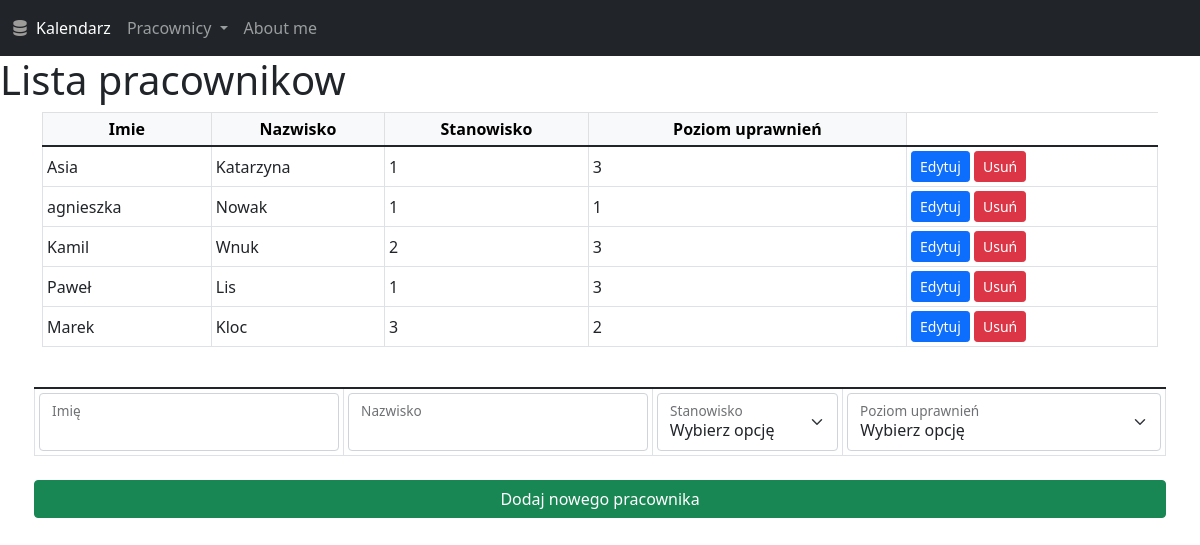
The page /workers on the database its author committed.
### app.py (models this page shows, shortened)
class Pracownicy(db.Model):
    __tablename__ = 'Pracownicy'
    id = db.Column(db.Integer, primary_key=True)
    imie = db.Column(db.String)
    nazwisko = db.Column(db.String)
    stanowisko = db.Column(db.String)
    uprawnienia = db.Column(db.Integer)

### app.py (the view, shortened to what this page needs)
@app.route('/workers', methods=['GET', 'POST'])
def workers():
    pracownicy = Pracownicy.query.all()
    print(request.method)
    return render_template('workers.html', data_output=pracownicy)

### templates/workers.html (shortened to what this page needs)
{% extends 'base.html' %}
{% block content %}
<h1>Lista pracownikow</h1>
<div class="container">
    <table class="table table-bordered table-sm">
        <thead class="table-light">
            <tr>
                <th class="align-middle text-center" data-field="Imie" data-filter-control="select"
                    data-sortable="true">
                    Imie
                </th>
                <th class="align-middle text-center" data-field="Nazwisko" data-filter-control="select"
                    data-sortable="true">
                    Nazwisko
                </th>
                <th class="align-middle text-center" data-field="Stanowisko" data-filter-control="select"
                    data-sortable="true">
                    Stanowisko
                </th>
                <th class="align-middle text-center" data-field="Poziom uprawnien" data-filter-control="select"
                    data-sortable="true">
                    Poziom uprawnień
                </th>
            </tr>
        </thead>
        <tbody>
            {% for row in data_output %}
            <tr>
                <td class="align-middle">{{row.imie}}</td>
                <td class="align-middle">{{row.nazwisko}}</td>
                <td class="align-middle">{{row.stanowisko}}</td>
                <td class="align-middle">{{row.uprawnienia}}</td>
                <td>
                    <a class="btn btn-primary btn-sm" href="/worker_update/{{row.id}}"> Edytuj</a>
                    <a class="btn btn-danger btn-sm" href="/worker_delete/{{row.id}}"> Usuń</a>
                </td>
            </tr>
            {% endfor %}
        </tbody>
    </table>
</div>
<br>
<div class="container">
    <form class="row gy-2 gx-3 align-items-center" method="POST">
        <table class="table table-bordered table-sm">
            <tbody>
                <tr>
                    <td>
                        <div class="form-floating">
                            <input class="form-control" type="text" id="imie" name="imie" autofocus required>
                            <label for="floatingSelect">Imię</label>
                        </div>
                    </td>
                    <td>
                        <div class="form-floating">
                            <input class="form-control" type="text" id="nazwisko" name="nazwisko" required>
                            <label for="floatingSelect">Nazwisko</label>
                        </div>
                    </td>
                    <td>
                        <div class="form-floating">
                            <select class="form-select" id="stanowisko" name="stanowisko"
                                aria-label="Floating label select example" required>
                                <option value="" selected>Wybierz opcję</option>
                            </select>
                            <label for="category">Stanowisko</label>
                        </div>
                    </td>
                    <td>
                        <div class="form-floating">
                            <select class="form-select" id="uprawnienia" name="uprawnienia"
                                aria-label="Floating label select example" required>
                                <option value="" selected>Wybierz opcję</option>
                            </select>
                            <label for="category">Poziom uprawnień</label>
                        </div>
                    </td>
                </tr>
            </tbody>
        </table>
        <input class="btn btn-success" type="submit" value="Dodaj nowego pracownika" href="/workers">
    </form>
</div>
{% endblock %}

### rows shown on the page
Pracownicy: imie "Asia", nazwisko "Katarzyna", stanowisko "1", uprawnienia "3"
Pracownicy: imie "agnieszka", nazwisko "Nowak", stanowisko "1", uprawnienia "1"
Pracownicy: imie "Kamil", nazwisko "Wnuk", stanowisko "2", uprawnienia "3"
Pracownicy: imie "Paweł", nazwisko "Lis", stanowisko "1", uprawnienia "3"
Pracownicy: imie "Marek", nazwisko "Kloc", stanowisko "3", uprawnienia "2"
